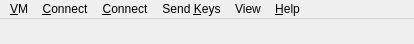
<?xml version="1.0" encoding="UTF-8"?>
<ui version="4.0">
 <author>Andrey Rijov</author>
 <class>Emulator_Control_Window</class>
 <widget class="QMainWindow" name="Emulator_Control_Window">
  <property name="geometry">
   <rect>
    <x>0</x>
    <y>0</y>
    <width>414</width>
    <height>44</height>
   </rect>
  </property>
  <property name="windowTitle">
   <string>Emulator Control</string>
  </property>
  <property name="windowIcon">
   <iconset resource="oxygen_icons.qrc">
    <normaloff>:/go.png</normaloff>:/go.png</iconset>
  </property>
  <widget class="QWidget" name="centralwidget">
   <property name="enabled">
    <bool>false</bool>
   </property>
   <property name="sizePolicy">
    <sizepolicy hsizetype="Fixed" vsizetype="Fixed">
     <horstretch>0</horstretch>
     <verstretch>0</verstretch>
    </sizepolicy>
   </property>
  </widget>
  <widget class="QMenuBar" name="menubar">
   <property name="geometry">
    <rect>
     <x>0</x>
     <y>0</y>
     <width>414</width>
     <height>21</height>
    </rect>
   </property>
   <widget class="QMenu" name="menuHelp">
    <property name="title">
     <string>&amp;Help</string>
    </property>
    <addaction name="actionAbout_Emulator_Control"/>
   </widget>
   <widget class="QMenu" name="menuVM">
    <property name="title">
     <string>&amp;VM</string>
    </property>
    <addaction name="actionSave_Screenshot"/>
    <addaction name="actionSave_Screenshot_As"/>
    <addaction name="separator"/>
    <addaction name="actionSave_VM"/>
    <addaction name="separator"/>
    <addaction name="actionManage_Snapshots"/>
    <addaction name="separator"/>
    <addaction name="actionCommit"/>
    <addaction name="separator"/>
    <addaction name="actionPause_VM"/>
    <addaction name="actionPower_Off"/>
    <addaction name="actionReset_VM"/>
    <addaction name="separator"/>
    <addaction name="actionQEMU_Monitor"/>
    <addaction name="separator"/>
    <addaction name="actionQuit"/>
   </widget>
   <widget class="QMenu" name="menuSend_Keys">
    <property name="title">
     <string>Send &amp;Keys</string>
    </property>
    <widget class="QMenu" name="menuCtrl_Alt_F">
     <property name="title">
      <string>Ctrl-Alt-&amp;F#</string>
     </property>
     <property name="icon">
      <iconset resource="oxygen_icons.qrc">
       <normaloff>:/key.png</normaloff>:/key.png</iconset>
     </property>
     <addaction name="actionCtrl_Alt_F1"/>
     <addaction name="actionCtrl_Alt_F2"/>
     <addaction name="actionCtrl_Alt_F3"/>
     <addaction name="actionCtrl_Alt_F4"/>
     <addaction name="actionCtrl_Alt_F5"/>
     <addaction name="actionCtrl_Alt_F6"/>
     <addaction name="actionCtrl_Alt_F7"/>
     <addaction name="actionCtrl_Alt_F8"/>
     <addaction name="actionCtrl_Alt_F9"/>
     <addaction name="actionCtrl_Alt_F10"/>
     <addaction name="actionCtrl_Alt_F11"/>
     <addaction name="actionCtrl_Alt_F12"/>
    </widget>
    <addaction name="actionCtrl_Alt_Delete"/>
    <addaction name="menuCtrl_Alt_F"/>
    <addaction name="actionCtrl_Alt_Backspace"/>
    <addaction name="actionOther_Keys"/>
   </widget>
   <widget class="QMenu" name="menuConnect">
    <property name="title">
     <string>&amp;Connect</string>
    </property>
    <widget class="QMenu" name="menuFloppy_B">
     <property name="title">
      <string>Floppy &amp;B</string>
     </property>
     <property name="icon">
      <iconset resource="oxygen_icons.qrc">
       <normaloff>:/fdd.png</normaloff>:/fdd.png</iconset>
     </property>
     <widget class="QMenu" name="menuFD1_Recent_Files">
      <property name="title">
       <string>Recent Files</string>
      </property>
     </widget>
     <addaction name="actionFD1_dev_fd0"/>
     <addaction name="actionFD1_dev_null"/>
     <addaction name="menuFD1_Recent_Files"/>
     <addaction name="actionFD1_Other"/>
     <addaction name="separator"/>
     <addaction name="actionFD1_Eject"/>
    </widget>
    <widget class="QMenu" name="menuFloppy_A">
     <property name="title">
      <string>Floppy &amp;A</string>
     </property>
     <property name="icon">
      <iconset resource="oxygen_icons.qrc">
       <normaloff>:/fdd.png</normaloff>:/fdd.png</iconset>
     </property>
     <widget class="QMenu" name="menuFD0_Recent_Files">
      <property name="title">
       <string>Recent Files</string>
      </property>
     </widget>
     <addaction name="actionFD0_dev_fd0"/>
     <addaction name="actionFD0_dev_null"/>
     <addaction name="menuFD0_Recent_Files"/>
     <addaction name="actionFD0_Other"/>
     <addaction name="separator"/>
     <addaction name="actionFD0_Eject"/>
    </widget>
    <widget class="QMenu" name="menuUSB">
     <property name="title">
      <string>&amp;USB</string>
     </property>
     <property name="icon">
      <iconset resource="oxygen_icons.qrc">
       <normaloff>:/usb.png</normaloff>:/usb.png</iconset>
     </property>
     <widget class="QMenu" name="menuUSB_Connect">
      <property name="title">
       <string>Connect</string>
      </property>
      <property name="icon">
       <iconset resource="oxygen_icons.qrc">
        <normaloff>:/connect.png</normaloff>:/connect.png</iconset>
      </property>
      <addaction name="actionUSB_Update_Device_List"/>
      <addaction name="separator"/>
     </widget>
     <widget class="QMenu" name="menuDisconnect">
      <property name="title">
       <string>Disconnect</string>
      </property>
      <property name="icon">
       <iconset resource="oxygen_icons.qrc">
        <normaloff>:/disconnect.png</normaloff>:/disconnect.png</iconset>
      </property>
      <addaction name="actionUSB_Disconnect_All_Devices"/>
      <addaction name="actionBy_Bus_Address"/>
      <addaction name="separator"/>
     </widget>
     <addaction name="menuUSB_Connect"/>
     <addaction name="menuDisconnect"/>
    </widget>
    <widget class="QMenu" name="menuCD_ROM">
     <property name="title">
      <string>&amp;CD-ROM</string>
     </property>
     <property name="icon">
      <iconset resource="oxygen_icons.qrc">
       <normaloff>:/cdrom.png</normaloff>:/cdrom.png</iconset>
     </property>
     <widget class="QMenu" name="menuCDROM_Recent_Files">
      <property name="title">
       <string>Recent Files</string>
      </property>
     </widget>
     <addaction name="actionCDROM_dev_cdrom"/>
     <addaction name="actionCDROM_dev_null"/>
     <addaction name="separator"/>
     <addaction name="menuCDROM_Recent_Files"/>
     <addaction name="actionCDROM_Other"/>
     <addaction name="separator"/>
     <addaction name="actionCDROM_Eject"/>
    </widget>
    <addaction name="menuFloppy_A"/>
    <addaction name="menuFloppy_B"/>
    <addaction name="menuCD_ROM"/>
    <addaction name="menuUSB"/>
   </widget>
   <widget class="QMenu" name="menuView">
    <property name="title">
     <string>View</string>
    </property>
    <addaction name="actionDisplay_Scaling"/>
    <addaction name="actionFullscreen_Mode"/>
    <addaction name="actionReinit_VNC"/>
   </widget>
   <widget class="QMenu" name="menuConnectNew">
    <property name="title">
     <string>&amp;Connect</string>
    </property>
    <addaction name="actionUpdate_list"/>
   </widget>
   <addaction name="menuVM"/>
   <addaction name="menuConnect"/>
   <addaction name="menuConnectNew"/>
   <addaction name="menuSend_Keys"/>
   <addaction name="menuView"/>
   <addaction name="menuHelp"/>
  </widget>
  <action name="actionSave_Screenshot">
   <property name="icon">
    <iconset resource="oxygen_icons.qrc">
     <normaloff>:/save.png</normaloff>:/save.png</iconset>
   </property>
   <property name="text">
    <string>Save Screens&amp;hot</string>
   </property>
  </action>
  <action name="actionSave_VM">
   <property name="icon">
    <iconset resource="oxygen_icons.qrc">
     <normaloff>:/save.png</normaloff>:/save.png</iconset>
   </property>
   <property name="text">
    <string>&amp;Save VM</string>
   </property>
  </action>
  <action name="actionLoad_VM">
   <property name="icon">
    <iconset resource="oxygen_icons.qrc">
     <normaloff>:/open-file.png</normaloff>:/open-file.png</iconset>
   </property>
   <property name="text">
    <string>&amp;Load VM</string>
   </property>
   <property name="shortcut">
    <string>Ctrl+O</string>
   </property>
  </action>
  <action name="actionPause_VM">
   <property name="icon">
    <iconset resource="oxygen_icons.qrc">
     <normaloff>:/pause.png</normaloff>:/pause.png</iconset>
   </property>
   <property name="text">
    <string>&amp;Pause VM</string>
   </property>
  </action>
  <action name="actionQuit">
   <property name="icon">
    <iconset resource="oxygen_icons.qrc">
     <normaloff>:/exit.png</normaloff>:/exit.png</iconset>
   </property>
   <property name="text">
    <string>&amp;Quit</string>
   </property>
  </action>
  <action name="actionSave_VM_State_As">
   <property name="icon">
    <iconset resource="oxygen_icons.qrc">
     <normaloff>:/save-as.png</normaloff>:/save-as.png</iconset>
   </property>
   <property name="text">
    <string>Save VM S&amp;tate...</string>
   </property>
  </action>
  <action name="actionLoad_VM_State">
   <property name="icon">
    <iconset resource="oxygen_icons.qrc">
     <normaloff>:/open-file.png</normaloff>:/open-file.png</iconset>
   </property>
   <property name="text">
    <string>Load VM St&amp;ate...</string>
   </property>
  </action>
  <action name="actionReset_VM">
   <property name="icon">
    <iconset resource="oxygen_icons.qrc">
     <normaloff>:/restart.png</normaloff>:/restart.png</iconset>
   </property>
   <property name="text">
    <string>&amp;Reset VM</string>
   </property>
  </action>
  <action name="actionPower_Off">
   <property name="icon">
    <iconset resource="oxygen_icons.qrc">
     <normaloff>:/stop.png</normaloff>:/stop.png</iconset>
   </property>
   <property name="text">
    <string>Power &amp;Off</string>
   </property>
  </action>
  <action name="actionCommit">
   <property name="icon">
    <iconset resource="oxygen_icons.qrc">
     <normaloff>:/save-all.png</normaloff>:/save-all.png</iconset>
   </property>
   <property name="text">
    <string>&amp;Commit</string>
   </property>
  </action>
  <action name="actionCtrl_Alt_Delete">
   <property name="icon">
    <iconset resource="oxygen_icons.qrc">
     <normaloff>:/key.png</normaloff>:/key.png</iconset>
   </property>
   <property name="text">
    <string>Ctrl-Alt-&amp;Delete</string>
   </property>
  </action>
  <action name="actionCtrl_Alt_F1">
   <property name="text">
    <string>1</string>
   </property>
  </action>
  <action name="actionCtrl_Alt_F2">
   <property name="text">
    <string>2</string>
   </property>
  </action>
  <action name="actionCtrl_Alt_F3">
   <property name="text">
    <string>3</string>
   </property>
  </action>
  <action name="actionCtrl_Alt_F4">
   <property name="text">
    <string>4</string>
   </property>
  </action>
  <action name="actionCtrl_Alt_F5">
   <property name="text">
    <string>5</string>
   </property>
  </action>
  <action name="actionCtrl_Alt_F6">
   <property name="text">
    <string>6</string>
   </property>
  </action>
  <action name="actionCtrl_Alt_F7">
   <property name="text">
    <string>7</string>
   </property>
  </action>
  <action name="actionCtrl_Alt_F8">
   <property name="text">
    <string>8</string>
   </property>
  </action>
  <action name="actionCtrl_Alt_F9">
   <property name="text">
    <string>9</string>
   </property>
  </action>
  <action name="actionCtrl_Alt_F10">
   <property name="text">
    <string>10</string>
   </property>
  </action>
  <action name="actionCtrl_Alt_F11">
   <property name="text">
    <string>11</string>
   </property>
  </action>
  <action name="actionCtrl_Alt_F12">
   <property name="text">
    <string>12</string>
   </property>
  </action>
  <action name="actionFD0_dev_fd0">
   <property name="icon">
    <iconset resource="oxygen_icons.qrc">
     <normaloff>:/fdd.png</normaloff>:/fdd.png</iconset>
   </property>
   <property name="text">
    <string>/dev/fd0</string>
   </property>
  </action>
  <action name="actionFD0_dev_null">
   <property name="text">
    <string>/dev/null</string>
   </property>
  </action>
  <action name="actionFD0_Other">
   <property name="icon">
    <iconset resource="oxygen_icons.qrc">
     <normaloff>:/open-file.png</normaloff>:/open-file.png</iconset>
   </property>
   <property name="text">
    <string>Other...</string>
   </property>
  </action>
  <action name="actionFD0_Eject">
   <property name="icon">
    <iconset resource="oxygen_icons.qrc">
     <normaloff>:/eject.png</normaloff>:/eject.png</iconset>
   </property>
   <property name="text">
    <string>Eject</string>
   </property>
  </action>
  <action name="actionUSB_Update_Device_List">
   <property name="text">
    <string>Update Device List</string>
   </property>
  </action>
  <action name="actionAbout_Emulator_Control">
   <property name="icon">
    <iconset resource="oxygen_icons.qrc">
     <normaloff>:/about.png</normaloff>:/about.png</iconset>
   </property>
   <property name="text">
    <string>&amp;About Emulator Control...</string>
   </property>
  </action>
  <action name="actionFD1_dev_fd0">
   <property name="icon">
    <iconset resource="oxygen_icons.qrc">
     <normaloff>:/fdd.png</normaloff>:/fdd.png</iconset>
   </property>
   <property name="text">
    <string>/dev/fd0</string>
   </property>
  </action>
  <action name="actionFD1_Other">
   <property name="icon">
    <iconset resource="oxygen_icons.qrc">
     <normaloff>:/open-file.png</normaloff>:/open-file.png</iconset>
   </property>
   <property name="text">
    <string>Other...</string>
   </property>
  </action>
  <action name="actionFD1_Eject">
   <property name="icon">
    <iconset resource="oxygen_icons.qrc">
     <normaloff>:/eject.png</normaloff>:/eject.png</iconset>
   </property>
   <property name="text">
    <string>Eject</string>
   </property>
  </action>
  <action name="actionFD1_dev_null">
   <property name="text">
    <string>/dev/null</string>
   </property>
  </action>
  <action name="actionCDROM_dev_cdrom">
   <property name="icon">
    <iconset resource="oxygen_icons.qrc">
     <normaloff>:/cdrom.png</normaloff>:/cdrom.png</iconset>
   </property>
   <property name="text">
    <string>/dev/cdrom</string>
   </property>
  </action>
  <action name="actionCDROM_Other">
   <property name="icon">
    <iconset resource="oxygen_icons.qrc">
     <normaloff>:/open-file.png</normaloff>:/open-file.png</iconset>
   </property>
   <property name="text">
    <string>Other...</string>
   </property>
  </action>
  <action name="actionCDROM_Eject">
   <property name="icon">
    <iconset resource="oxygen_icons.qrc">
     <normaloff>:/eject.png</normaloff>:/eject.png</iconset>
   </property>
   <property name="text">
    <string>Eject</string>
   </property>
  </action>
  <action name="actionSave_Screenshot_As">
   <property name="icon">
    <iconset resource="oxygen_icons.qrc">
     <normaloff>:/save-as.png</normaloff>:/save-as.png</iconset>
   </property>
   <property name="text">
    <string>Save Screenshot As...</string>
   </property>
  </action>
  <action name="actionCDROM_dev_null">
   <property name="text">
    <string>/dev/null</string>
   </property>
  </action>
  <action name="actionUSB_Disconnect_All_Devices">
   <property name="text">
    <string>All Devices</string>
   </property>
  </action>
  <action name="actionOther_Keys">
   <property name="icon">
    <iconset resource="oxygen_icons.qrc">
     <normaloff>:/key.png</normaloff>:/key.png</iconset>
   </property>
   <property name="text">
    <string>&amp;Other Keys...</string>
   </property>
  </action>
  <action name="actionQEMU_Monitor">
   <property name="icon">
    <iconset resource="oxygen_icons.qrc">
     <normaloff>:/terminal.png</normaloff>:/terminal.png</iconset>
   </property>
   <property name="text">
    <string>QEMU/KVM &amp;Monitor</string>
   </property>
  </action>
  <action name="actionCtrl_Alt_Backspace">
   <property name="icon">
    <iconset resource="oxygen_icons.qrc">
     <normaloff>:/key.png</normaloff>:/key.png</iconset>
   </property>
   <property name="text">
    <string>Ctrl-Alt-Backspace</string>
   </property>
  </action>
  <action name="actionSerial_Null">
   <property name="text">
    <string>null (/dev/null)</string>
   </property>
  </action>
  <action name="actionStdio_Standard_In_Out">
   <property name="text">
    <string>stdio (Standard In Out)</string>
   </property>
  </action>
  <action name="actionSerial_Other">
   <property name="text">
    <string>Other...</string>
   </property>
  </action>
  <action name="action_Serial_ttyS0">
   <property name="text">
    <string>/dev/ttyS0</string>
   </property>
  </action>
  <action name="actionParport_Other">
   <property name="text">
    <string>Other...</string>
   </property>
  </action>
  <action name="actionParport_Null">
   <property name="text">
    <string>null (/dev/null)</string>
   </property>
  </action>
  <action name="actionBy_Bus_Address">
   <property name="text">
    <string>By Bus.Address</string>
   </property>
  </action>
  <action name="actionManage_Snapshots">
   <property name="icon">
    <iconset resource="oxygen_icons.qrc">
     <normaloff>:/clock.png</normaloff>:/clock.png</iconset>
   </property>
   <property name="text">
    <string>Manage Snapshots</string>
   </property>
  </action>
  <action name="actionD">
   <property name="text">
    <string>d</string>
   </property>
  </action>
  <action name="actionDisplay_Scaling">
   <property name="checkable">
    <bool>true</bool>
   </property>
   <property name="icon">
    <iconset resource="oxygen_icons.qrc">
     <normaloff>:/scale.png</normaloff>:/scale.png</iconset>
   </property>
   <property name="text">
    <string>Display Scaling</string>
   </property>
  </action>
  <action name="actionFullscreen_Mode">
   <property name="checkable">
    <bool>true</bool>
   </property>
   <property name="icon">
    <iconset resource="oxygen_icons.qrc">
     <normaloff>:/fullscreen.png</normaloff>:/fullscreen.png</iconset>
   </property>
   <property name="text">
    <string>Fullscreen Mode</string>
   </property>
   <property name="shortcut">
    <string>Ctrl+Alt+F</string>
   </property>
  </action>
  <action name="actionShow_Status_Bar">
   <property name="checkable">
    <bool>true</bool>
   </property>
   <property name="text">
    <string>Show Status Bar</string>
   </property>
  </action>
  <action name="actionReinit_VNC">
   <property name="icon">
    <iconset resource="oxygen_icons.qrc">
     <normaloff>:/bug.png</normaloff>:/bug.png</iconset>
   </property>
   <property name="text">
    <string>Reinit VNC</string>
   </property>
  </action>
  <action name="actionA">
   <property name="text">
    <string>a</string>
   </property>
  </action>
  <action name="actionA_2">
   <property name="text">
    <string>a</string>
   </property>
  </action>
  <action name="actionUpdate_list">
   <property name="text">
    <string>Update list</string>
   </property>
  </action>
 </widget>
 <resources>
  <include location="oxygen_icons.qrc"/>
 </resources>
 <connections/>
</ui>
